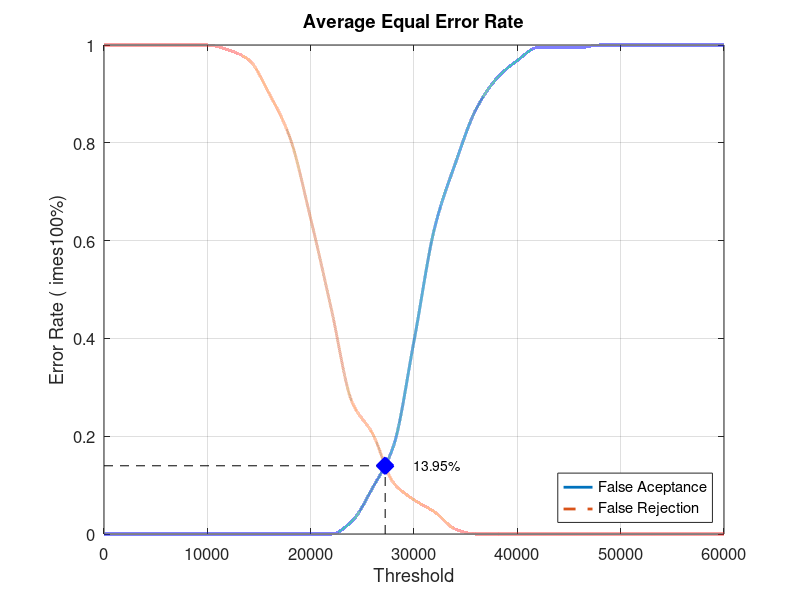
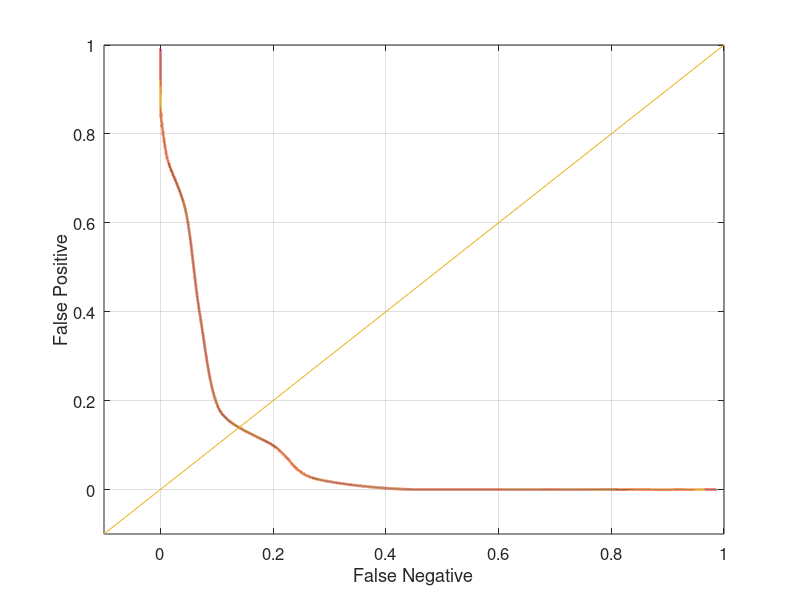

These charts were generated, in order, by the following MATLAB code:
close all;
clear;
clc;
x = 0:2000:60000;
xq = 0:0.5:60000;

y0 = [0 0 0 0 0 0 0 0 0 0 0 0 0.0263158 0.0947368 0.178947 0.394737 0.626316 0.757895 0.868421 0.931579 0.968421 0.994737 0.994737 0.994737 1 1 1 1 1 1 1]
yy0 = interp1(x, y0, xq, 'pchip');
y1 = [1 1 1 1 1 1 0.99 0.97 0.9 0.81 0.645 0.46 0.27 0.205 0.105 0.07 0.045 0.01 0 0 0 0 0 0 0 0 0 0 0 0 0]
yy1 = interp1(x, y1, xq, 'pchip');

% Calculating EER: 
y2 = abs(y0 - y1);
find(y2 == min(y2))
yy2 = abs(yy0 - yy1);
xEER = find(yy2 == min(yy2));
xEERIndex = xq(xEER) % X-axis EER
yEER = yy0(xEER) % Y-axis EER

main = figure
plot(xq, yy0,'-','LineWidth', 2);	hold on
plot(xq, yy1,'--','LineWidth', 2);	hold on
plot([xEERIndex xEERIndex], [0 yEER], 'k--');	hold on
plot([0 xEERIndex], [yEER yEER], 'k--');	hold on
plot(xEERIndex, yEER, 'bx', 'LineWidth', 10);	hold on
text(xEERIndex + 10 * xEERIndex / 100, yEER, [num2str(round((10000 * yEER)) / 100) '%'])
legend('False Aceptance', 'False Rejection', 'Location', 'SouthEast')
xlabel('Threshold')
ylabel('Error Rate (	imes100%)')
title('Average Equal Error Rate')
set(gca, 'FontSize', 12)
axis([0 60000 0 1])
grid on

print(main, 'Database5_2Main', '-dpng');
FNRxFPR = figure('Color', [1 1 1]);
plot(yy1, yy0, '-', yy1, yy0, 'LineWidth', 2);
hold on
y = -0.1:0.1:1
plot(y, y); 
set(gca, 'FontSize', 12)
xlabel('False Negative')
ylabel('False Positive')
axis([-0.1 1 -0.1 1])
set(gca, 'FontSize', 12)
grid on

print(FNRxFPR, 'Database5_2FNRxFPR','-dpng');
